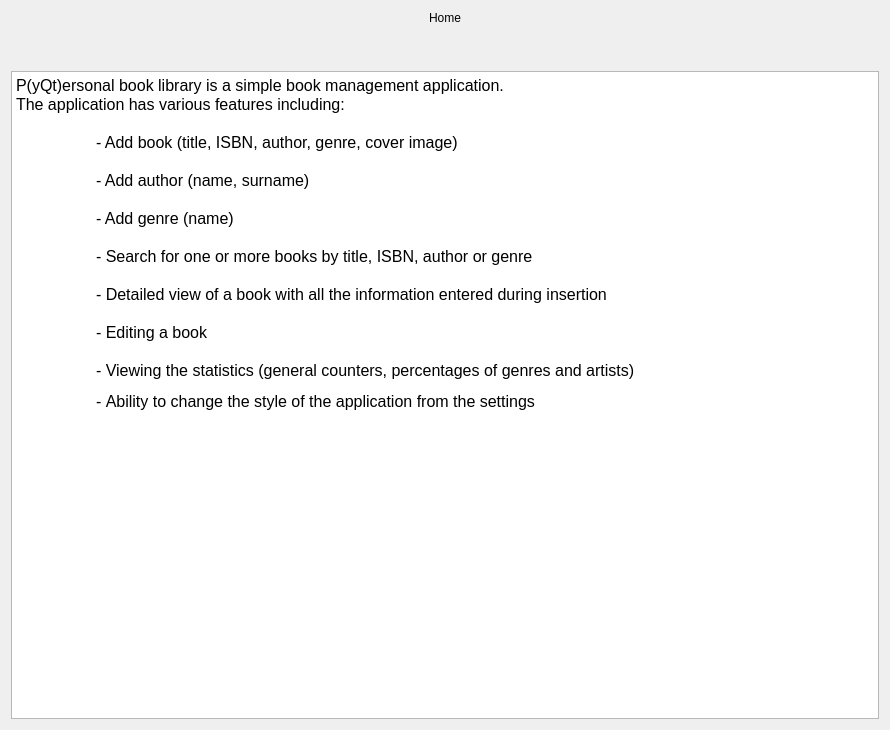
<?xml version="1.0" encoding="UTF-8"?>
<ui version="4.0">
 <class>home_window</class>
 <widget class="QWidget" name="home_window">
  <property name="geometry">
   <rect>
    <x>0</x>
    <y>0</y>
    <width>890</width>
    <height>730</height>
   </rect>
  </property>
  <property name="windowTitle">
   <string>Form</string>
  </property>
  <property name="styleSheet">
   <string notr="true"/>
  </property>
  <layout class="QVBoxLayout" name="verticalLayout">
   <item>
    <widget class="QLabel" name="homepage_label">
     <property name="sizePolicy">
      <sizepolicy hsizetype="Preferred" vsizetype="Preferred">
       <horstretch>0</horstretch>
       <verstretch>0</verstretch>
      </sizepolicy>
     </property>
     <property name="text">
      <string>Home</string>
     </property>
     <property name="alignment">
      <set>Qt::AlignCenter</set>
     </property>
    </widget>
   </item>
   <item>
    <spacer name="verticalSpacer">
     <property name="orientation">
      <enum>Qt::Vertical</enum>
     </property>
     <property name="sizeType">
      <enum>QSizePolicy::Preferred</enum>
     </property>
     <property name="sizeHint" stdset="0">
      <size>
       <width>20</width>
       <height>40</height>
      </size>
     </property>
    </spacer>
   </item>
   <item>
    <widget class="QTextBrowser" name="textBrowser">
     <property name="html">
      <string>&lt;!DOCTYPE HTML PUBLIC &quot;-//W3C//DTD HTML 4.0//EN&quot; &quot;http://www.w3.org/TR/REC-html40/strict.dtd&quot;&gt;
&lt;html&gt;&lt;head&gt;&lt;meta name=&quot;qrichtext&quot; content=&quot;1&quot; /&gt;&lt;style type=&quot;text/css&quot;&gt;
p, li { white-space: pre-wrap; }
&lt;/style&gt;&lt;/head&gt;&lt;body style=&quot; font-family:'Noto Sans'; font-size:10pt; font-weight:400; font-style:normal;&quot;&gt;
&lt;p style=&quot; margin-top:12px; margin-bottom:0px; margin-left:0px; margin-right:0px; -qt-block-indent:0; text-indent:0px;&quot;&gt;&lt;a name=&quot;tw-target-text-container&quot;&gt;&lt;/a&gt;&lt;span style=&quot; font-family:'Noto Mono'; font-size:12pt;&quot;&gt;P&lt;/span&gt;&lt;span style=&quot; font-family:'Noto Mono'; font-size:12pt;&quot;&gt;(yQt)ersonal book library is a simple book management application.&lt;/span&gt;&lt;/p&gt;
&lt;p style=&quot; margin-top:0px; margin-bottom:0px; margin-left:0px; margin-right:0px; -qt-block-indent:0; text-indent:0px;&quot;&gt;&lt;span style=&quot; font-family:'Noto Mono'; font-size:12pt;&quot;&gt;The application has various features including:&lt;/span&gt;&lt;/p&gt;
&lt;p style=&quot;-qt-paragraph-type:empty; margin-top:0px; margin-bottom:0px; margin-left:0px; margin-right:0px; -qt-block-indent:0; text-indent:0px; font-family:'Noto Mono'; font-size:12pt;&quot;&gt;&lt;br /&gt;&lt;/p&gt;
&lt;p style=&quot; margin-top:0px; margin-bottom:0px; margin-left:0px; margin-right:0px; -qt-block-indent:0; text-indent:0px;&quot;&gt;&lt;span style=&quot; font-family:'Noto Mono'; font-size:12pt;&quot;&gt;	- Add book (title, ISBN, author, genre, cover image)&lt;/span&gt;&lt;/p&gt;
&lt;p style=&quot;-qt-paragraph-type:empty; margin-top:0px; margin-bottom:0px; margin-left:0px; margin-right:0px; -qt-block-indent:0; text-indent:0px; font-family:'Noto Mono'; font-size:12pt;&quot;&gt;&lt;br /&gt;&lt;/p&gt;
&lt;p style=&quot; margin-top:0px; margin-bottom:0px; margin-left:0px; margin-right:0px; -qt-block-indent:0; text-indent:0px;&quot;&gt;&lt;span style=&quot; font-family:'Noto Mono'; font-size:12pt;&quot;&gt;	- Add author (name, surname)&lt;/span&gt;&lt;/p&gt;
&lt;p style=&quot;-qt-paragraph-type:empty; margin-top:0px; margin-bottom:0px; margin-left:0px; margin-right:0px; -qt-block-indent:0; text-indent:0px; font-family:'Noto Mono'; font-size:12pt;&quot;&gt;&lt;br /&gt;&lt;/p&gt;
&lt;p style=&quot; margin-top:0px; margin-bottom:0px; margin-left:0px; margin-right:0px; -qt-block-indent:0; text-indent:0px;&quot;&gt;&lt;span style=&quot; font-family:'Noto Mono'; font-size:12pt;&quot;&gt;	- Add genre (name)&lt;/span&gt;&lt;/p&gt;
&lt;p style=&quot;-qt-paragraph-type:empty; margin-top:0px; margin-bottom:0px; margin-left:0px; margin-right:0px; -qt-block-indent:0; text-indent:0px; font-family:'Noto Mono'; font-size:12pt;&quot;&gt;&lt;br /&gt;&lt;/p&gt;
&lt;p style=&quot; margin-top:0px; margin-bottom:0px; margin-left:0px; margin-right:0px; -qt-block-indent:0; text-indent:0px;&quot;&gt;&lt;span style=&quot; font-family:'Noto Mono'; font-size:12pt;&quot;&gt;	- Search for one or more books by title, ISBN, author or genre&lt;/span&gt;&lt;/p&gt;
&lt;p style=&quot;-qt-paragraph-type:empty; margin-top:0px; margin-bottom:0px; margin-left:0px; margin-right:0px; -qt-block-indent:0; text-indent:0px; font-family:'Noto Mono'; font-size:12pt;&quot;&gt;&lt;br /&gt;&lt;/p&gt;
&lt;p style=&quot; margin-top:0px; margin-bottom:0px; margin-left:0px; margin-right:0px; -qt-block-indent:0; text-indent:0px;&quot;&gt;&lt;span style=&quot; font-family:'Noto Mono'; font-size:12pt;&quot;&gt;	- Detailed view of a book with all the information entered during insertion&lt;/span&gt;&lt;/p&gt;
&lt;p style=&quot;-qt-paragraph-type:empty; margin-top:0px; margin-bottom:0px; margin-left:0px; margin-right:0px; -qt-block-indent:0; text-indent:0px; font-family:'Noto Mono'; font-size:12pt;&quot;&gt;&lt;br /&gt;&lt;/p&gt;
&lt;p style=&quot; margin-top:0px; margin-bottom:0px; margin-left:0px; margin-right:0px; -qt-block-indent:0; text-indent:0px;&quot;&gt;&lt;span style=&quot; font-family:'Noto Mono'; font-size:12pt;&quot;&gt;	- Editing a book&lt;/span&gt;&lt;/p&gt;
&lt;p style=&quot;-qt-paragraph-type:empty; margin-top:0px; margin-bottom:0px; margin-left:0px; margin-right:0px; -qt-block-indent:0; text-indent:0px; font-family:'Noto Mono'; font-size:12pt;&quot;&gt;&lt;br /&gt;&lt;/p&gt;
&lt;p style=&quot; margin-top:0px; margin-bottom:12px; margin-left:0px; margin-right:0px; -qt-block-indent:0; text-indent:0px;&quot;&gt;&lt;span style=&quot; font-family:'Noto Mono'; font-size:12pt;&quot;&gt;	- Viewing the statistics (general counters, percentages of genres and artists)&lt;/span&gt;&lt;/p&gt;
&lt;p style=&quot; margin-top:0px; margin-bottom:12px; margin-left:0px; margin-right:0px; -qt-block-indent:0; text-indent:0px;&quot;&gt;&lt;span style=&quot; font-family:'Noto Mono'; font-size:12pt;&quot;&gt;	- &lt;/span&gt;&lt;a name=&quot;tw-target-text&quot;&gt;&lt;/a&gt;&lt;span style=&quot; font-family:'Noto Mono'; font-size:12pt;&quot;&gt;A&lt;/span&gt;&lt;span style=&quot; font-family:'Noto Mono'; font-size:12pt;&quot;&gt;bility to change the style of the application from the settings&lt;/span&gt;&lt;/p&gt;
&lt;p style=&quot;-qt-paragraph-type:empty; margin-top:0px; margin-bottom:0px; margin-left:0px; margin-right:0px; -qt-block-indent:0; text-indent:0px; font-family:'Noto Mono'; font-size:12pt;&quot;&gt;&lt;br /&gt;&lt;/p&gt;&lt;/body&gt;&lt;/html&gt;</string>
     </property>
    </widget>
   </item>
  </layout>
 </widget>
 <resources/>
 <connections/>
</ui>
